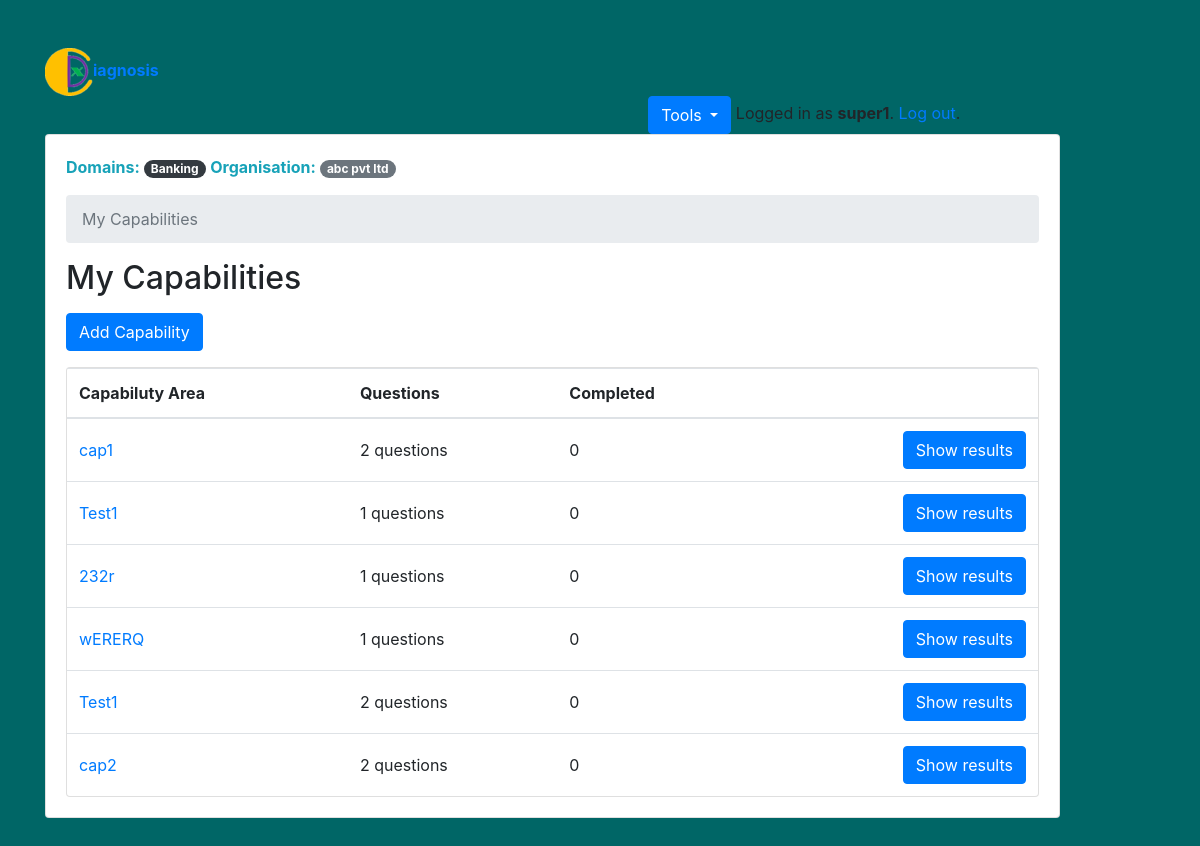
The page /cxsuperuser/ (signed in) on the database its author committed.
### cxdiagnosis/models.py (models this page shows, shortened)
class User(AbstractUser):
    is_clientuser = models.BooleanField(default=False)
    is_csguser = models.BooleanField(default=False)
    is_cxsuperuser = models.BooleanField(default=False)
    change_pass = models.BooleanField(default=False)

class CxSuperUser(models.Model):
    user = models.OneToOneField(User, on_delete=models.CASCADE, primary_key=True)
    domains = models.ForeignKey(Domain, on_delete=models.SET_NULL, null=True)
    organisations = models.ForeignKey(Organisation, on_delete=models.SET_NULL, null=True)

class Domain(models.Model):
    name = models.CharField(max_length=30)
    def __str__(self):
        return self.name

class Organisation(models.Model):
    name = models.CharField(max_length=50)
    def __str__(self):
        return self.name

class Capability(models.Model):
    owner = models.ForeignKey(User, on_delete=models.CASCADE, related_name='capabilities')
    name = models.CharField(max_length=255)

### cxdiagnosis/views/cxsuperuser.py (the view)
# urls.py: path('', cxsuperuser.CxSuCapabilityList.as_view(), name='cx_su_update_list_capability'),
@method_decorator([login_required, cxsuperuser_required], name='dispatch')
class CxSuCapabilityList(ListView):
    model = Capability
    ordering = ('name', )
    context_object_name = 'capabilities'
    template_name = 'cxsuperuser/cx_su_update_list_capability.html'
    def get_queryset(self):
        queryset = self.request.user.capabilities \
            .annotate(questions_count=Count('questions', distinct=True)) \
            .annotate(completed_count=Count('cx_su_completed_capability', distinct=True))
        return queryset

### cxdiagnosis/templates/cxsuperuser/cx_su_update_list_capability.html
{% extends 'base.html' %}
{% block content %}
  {% if user.change_pass %}
    <a href="{% url 'change_password' %}">Required change password</a>
  {% else %}
    {% include 'cxsuperuser/_header.html' %}
    <nav aria-label="breadcrumb">
      <ol class="breadcrumb">
        <li class="breadcrumb-item active" aria-current="page">My Capabilities</li>
      </ol>
    </nav>
    <h2 class="mb-3">My Capabilities</h2>
    <a href="{% url 'cxsuperuser:cx_su_new_capability' %}" class="btn btn-primary mb-3" role="button">Add Capability</a>
    <div class="card">
      <table class="table mb-0">
        <thead>
          <tr>
            <th>Capabiluty Area</th>
            <th>Questions</th>
            <th>Completed</th>
            <th></th>
          </tr>
        </thead>
        <tbody>
          {% for capability in capabilities %}
            <tr>
              <td class="align-middle"><a href="{% url 'cxsuperuser:cx_su_update_capability' capability.pk %}">{{ capability.name }}</td>
              <td class="align-middle">{{ capability.questions_count }} questions</td>
              <td class="align-middle">{{ capability.completed_count }}</td>
              <td class="text-right">
                <a href="{% url 'cxsuperuser:cx_su_completed_capability' capability.pk %}" class="btn btn-primary">Show results</a>
              </td>
            </tr>
          {% empty %}
            <tr>
              <td class="bg-light text-center font-italic" colspan="4">No capability matching for you right now.</td>
            </tr>
          {% endfor %}
        </tbody>
      </table>
    </div>
  {% endif %}
{% endblock %}

### templates/base.html (shortened to what this page needs)
{% load static %}<!DOCTYPE html>
<html lang="en">
  <head>
    <link rel="stylesheet" href="https://maxcdn.bootstrapcdn.com/bootstrap/4.0.0/css/bootstrap.min.css">
    <link rel="stylesheet" type="text/css" href="{% static 'css/cxdiagnosis.css' %}">
    {% if user.is_authenticated %}
      {% if user.is_clientuser %}
        <link rel="stylesheet" type="text/css" href="{% static 'css/clientuser.css' %}">
      {% elif user.is_csguser %}
        <link rel="stylesheet" type="text/css" href="{% static 'css/csguser.css' %}">
      {% elif user.is_cxsuperuser %}
        <link rel="stylesheet" type="text/css" href="{% static 'css/cxsuperuser.css' %}">
      {% endif %}
    {% endif %}
  </head>
  <body>
    <div class="container my-5">
      <div class="row justify-content-center">
        <div class="col-xs-5 col-sm-7 col-md-10 col-lg-12">
          <div class="row">
            <div class="col-xs-4 col-sm-6 col-md-9 col-lg-11">
              <a href="{% url 'home' %}">
                <span><img src="{% static "img/cxicon.ico" %}" alt="Cx Diagnosis"><b>iagnosis</b></span>
              </a>
              {% if user.is_authenticated %}
                <div class="text-right col-xs-4 col-sm-6 col-md-9 col-lg-11">
                {% if not user.change_pass %}
                  {% if not user.is_cxsuperuser %}
                  <div class="btn-group">
                    <button type="button" class="btn btn-primary dropdown-toggle" data-toggle="dropdown">
                      Tools
                    </button>
                    <div class="dropdown-menu">
                      <a class="dropdown-item" href="{% url 'change_password' %}">change password</a>
                    </div>
                  </div>
                {% elif user.is_cxsuperuser %}
                    <div class="btn-group">
                      <button type="button" class="btn btn-primary dropdown-toggle" data-toggle="dropdown">
                        Tools
                      </button>
                    </div>
                  {% endif %}
                {% endif %}
                Logged in as <strong>{{ user.username }}</strong>. <a href="{% url 'logout' %}">Log out</a>.
              </div>
              {% endif %}
              <div class="card mb-3">
                <div class="card-body">
                  {% block content %}
                  {% endblock %}
                </div>
              </div>
            </div>
          </div>
        </div>
      </div>
    </div>
  </body>
</html>

### cxdiagnosis/templates/cxsuperuser/_header.html
<p class="text-info">
  <strong>Domains: </strong><span class="badge badge-pill badge-dark"> {{ user.cxsuperuser.domains }}</span>
  <strong>Organisation: </strong><span class="badge badge-pill badge-secondary"> {{ user.cxsuperuser.organisations }}</span>
</p>

### static/css/cxdiagnosis.css (style rules this page uses)
body { background-color: #868A0C; }

### static/css/cxsuperuser.css (style rules this page uses)
body { background-color: #006666; }

### rows shown on the page
User: username "super1", cxsuperuser.domains "Banking", cxsuperuser.organisations "abc pvt ltd"
Capability: name "cap1", questions_count "2", completed_count "0"
Capability: name "Test1", questions_count "1", completed_count "0"
Capability: name "232r", questions_count "1", completed_count "0"
Capability: name "wERERQ", questions_count "1", completed_count "0"
Capability: name "Test1", questions_count "2", completed_count "0"
Capability: name "cap2", questions_count "2", completed_count "0"
